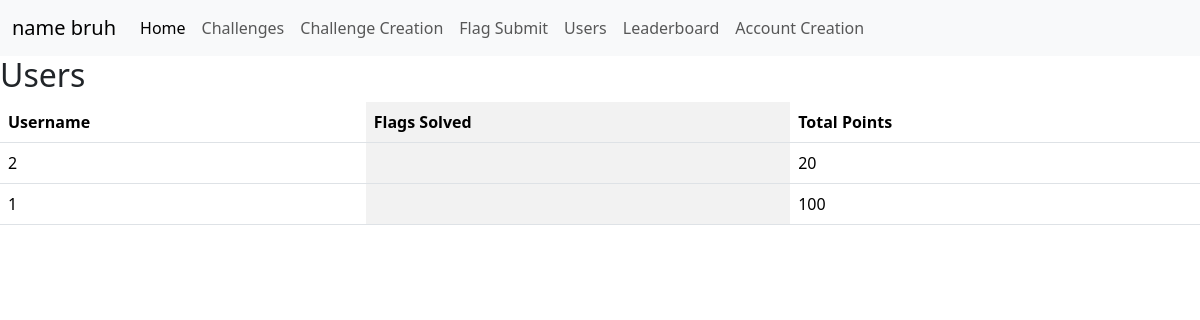
/participants/, run on an earlier commit of the app's database.
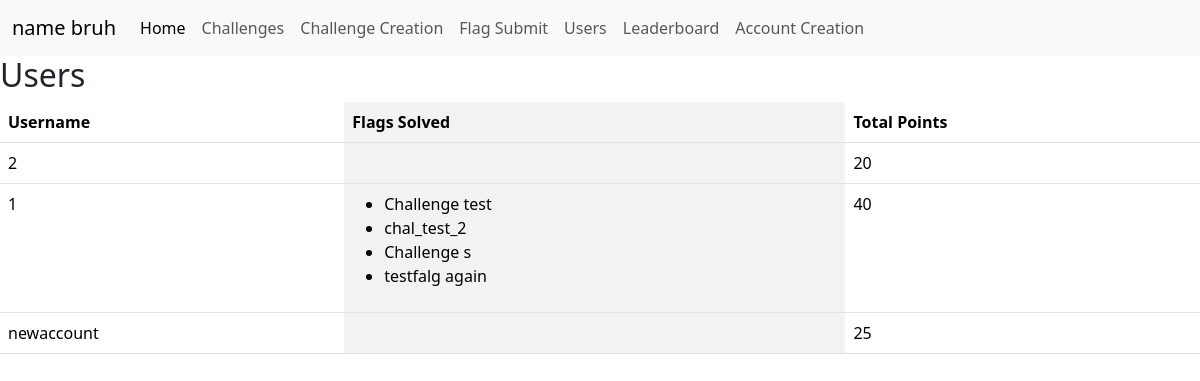
And on a later commit of the database.
### raw/models.py (models this page shows, shortened)
class Participant(models.Model):
    user = models.OneToOneField(User, on_delete=models.CASCADE)
    flags_solved = models.ManyToManyField(Challenge, blank=True, related_name='completed_by')
    total_points = models.IntegerField(default=0)

class Challenge(models.Model):
    name = models.CharField(max_length = 64)
    summary = models.TextField()
    flag_value = models.CharField(max_length = 64, unique = True)
    points = models.IntegerField(default = 10)

### raw/views.py (the view)
# urls.py: path('participants/',views.participants,name='participants'),
def participants(request):
    participants = Participant.objects.all()
    return render(request, 'participants.html', {
        'participants': participants,
        'notify':notify,
        'operations':operations,
    })

### raw/templates/participants.html
{% extends "index.html" %}
{% block content %}
<h2>Users</h2>
<table class="table table-striped-columns">
    <thead>
        <tr>
            <th scope='col'>Username</th>
            <th scope='col'>Flags Solved</th>
            <th clope='col'>Total Points</th>
        </tr>
        <tbody>
            {% for i in participants %}
                <tr>
                    <td>{{ i.user }}</td>
                    <td>
                        <ul>
                            {% for flags in i.flags_solved.all %}
                                <li>{{flags.name}}</li>
                            {% endfor %}
                        </ul>
                    </td>
                    <td>{{ i.total_points }}</td>
                </tr>
            {% endfor %}
        </tbody>
    </thead>
</table>
{% endblock %}

### raw/templates/index.html (shortened to what this page needs)
<!DOCTYPE html>
<html lang = 'en'>
    <head>
        <link href="https://cdn.jsdelivr.net/npm/bootstrap@5.3.5/dist/css/bootstrap.min.css" rel="stylesheet">
    </head>
    <body>
        <nav class="navbar navbar-expand-lg bg-body-tertiary">
            <div class="container-fluid">
              <a class="navbar-brand" href="{% url 'home' %}">name bruh</a>
              <div class="collapse navbar-collapse" id="navbarNav">
                <ul class="navbar-nav">
                  <li class="nav-item">
                    <a class="nav-link active" aria-current="page" href="{% url 'home' %}">Home</a>
                  </li>
                  <li class="nav-item">
                    <a class="nav-link" href="{% url 'challenges' %}">Challenges</a>
                  </li>
                  <li class="nav-item"><a class="nav-link" href="{% url 'challengeform' %}">Challenge Creation</a></li>
                  <li class="nav-item">
                    <a class="nav-link" href="{% url 'submit_flag' %}">Flag Submit</a>
                  </li>
                  <li class="nav-item">
                    <a class="nav-link" href="{% url 'participants' %}">Users</a>
                </li>
                  <li class="nav-item">
                    <a class="nav-link" href="{% url 'leaderboard' %}">Leaderboard</a></li>
                  <li class="nav-item">
                    <a class="nav-link" href="{% url 'register' %}">Account Creation</a>
                  </li>
                </ul>
              </div>
            </div>
          </nav>
          {% block content %}{% endblock %}
    </body>
</html>

What changed in the data, as far as the page shows it:
changed Participant (number 2 of 3 on the later page): gains Challenge (name "Challenge test"); gains Challenge (name "chal_test_2"); total_points "100" → "40"
added Challenge: name "Challenge s", shown under Participant (number 2 of 3 on the later page)
added Challenge: name "testfalg again", shown under Participant (number 2 of 3 on the later page)
added Participant: user "newaccount", total_points "25"
